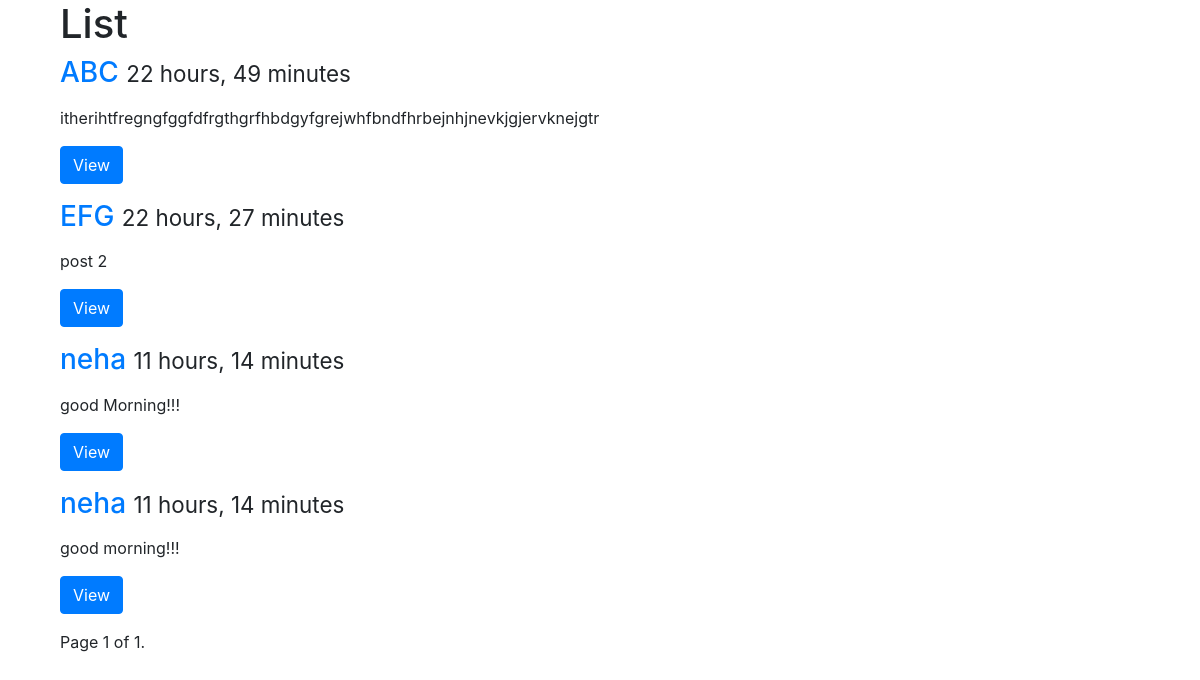
The app's page /posts/, older data.
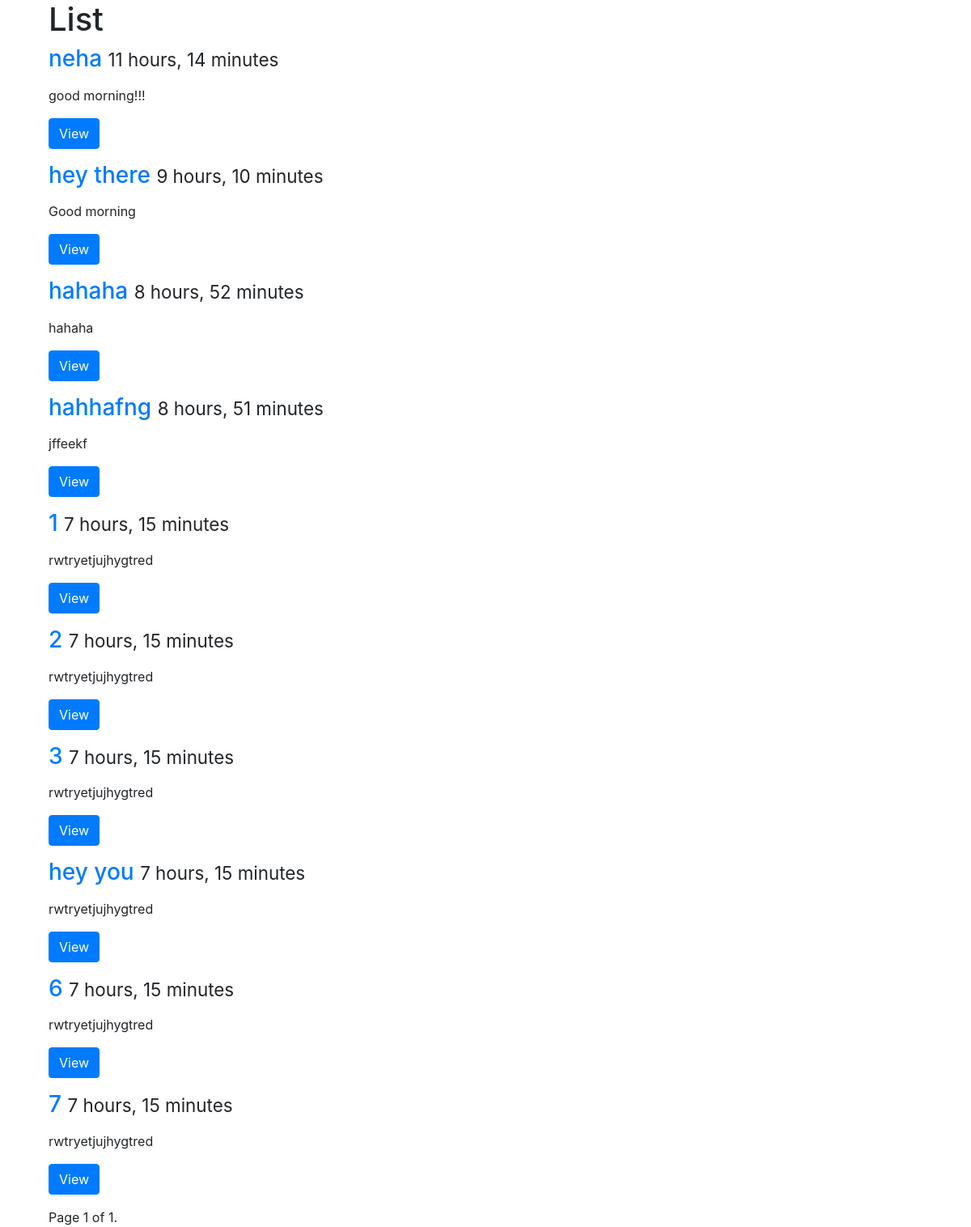
The same page, newer data.
### posts/models.py (models this page shows, shortened)
class Post(models.Model):
	title= models.CharField(max_length=120)
	image= models.FileField(null=True,blank=True)
	content =models.TextField()
	updated=models.DateTimeField(auto_now=True,auto_now_add=False)
	timestamp=models.DateTimeField(auto_now=False,auto_now_add=True)
	def get_absolute_url(self):
		return reverse("posts:retrieve",kwargs={"id":self.id})

### posts/views.py (the view)
def post_list(request):
	queryset_list=Post.objects.all()
	paginator = Paginator(queryset_list, 25) # Show 25 contacts per page
	page = request.GET.get('page')
	try:
		queryset = paginator.page(page)
	except PageNotAnInteger:
		queryset = paginator.page(1)
	except EmptyPage:
		queryset = paginator.page(paginator.num_pages)
	context={
		"object_list":queryset,
		"title":"List"
		}
	return render(request,"post_list.html",context)

### templates/post_list.html (shortened to what this page needs)
{% extends "base.html" %}
{% block content %}
<div class='col-sm-8 col-sm-offset-2'>
<h1>{{ title }}</h1>
{% for obj in object_list %}
<div class="row">
	<div class="col-sm-12 ">
		<div class="thumbnail">
			<div class="caption">
				<h3><a href='{{ obj.get_absolute_url}}'>{{obj.title}} </a> <small>{{obj.timestamp|timesince}}</small></h3>
				<p>{{obj.content|linebreaks|truncatechars:120}}</p>
				<p><a href="{{ obj.get_absolute_url}}" class="btn btn-primary" role="button"> View</a></p>
			</div>
		</div>
	</div>
</div>
{% endfor %}
<div class="pagination">
	 <span class="step-links">
		        <span class="current">
		            Page {{ object_list.number }} of {{ object_list.paginator.num_pages }}.
		        </span>
		    </span>
		</div>
		</div>
{% endblock content %}

### templates/base.html (shortened to what this page needs)
<html>
<head>
</head>
<body>
<div class='container'>
{% block content %}
{% endblock content %}
</div>
</body>
</html>
<link rel="stylesheet" href="https://maxcdn.bootstrapcdn.com/bootstrap/4.0.0/css/bootstrap.min.css">

Row changes from the older to the newer data that the page shows:
removed Post: title "ABC", timestamp "22 hours, 49 minutes", content "itherihtfregngfggfdfrgthgrfhbdgyfgrejwhfbndfhrbejnhjnevkjgjervknejgtr"
removed Post: title "EFG", timestamp "22 hours, 27 minutes", content "post 2"
removed Post: title "neha", timestamp "11 hours, 14 minutes", content "good Morning!!!"
added Post: title "hey there", timestamp "9 hours, 10 minutes", content "Good morning"
added Post: title "hahaha", timestamp "8 hours, 52 minutes", content "hahaha"
added Post: title "hahhafng", timestamp "8 hours, 51 minutes", content "jffeekf"
added Post: title "1", timestamp "7 hours, 15 minutes", content "rwtryetjujhygtred"
added Post: title "2", timestamp "7 hours, 15 minutes", content "rwtryetjujhygtred"
added Post: title "3", timestamp "7 hours, 15 minutes", content "rwtryetjujhygtred"
added Post: title "hey you", timestamp "7 hours, 15 minutes", content "rwtryetjujhygtred"
added Post: title "6", timestamp "7 hours, 15 minutes", content "rwtryetjujhygtred"
added Post: title "7", timestamp "7 hours, 15 minutes", content "rwtryetjujhygtred"
